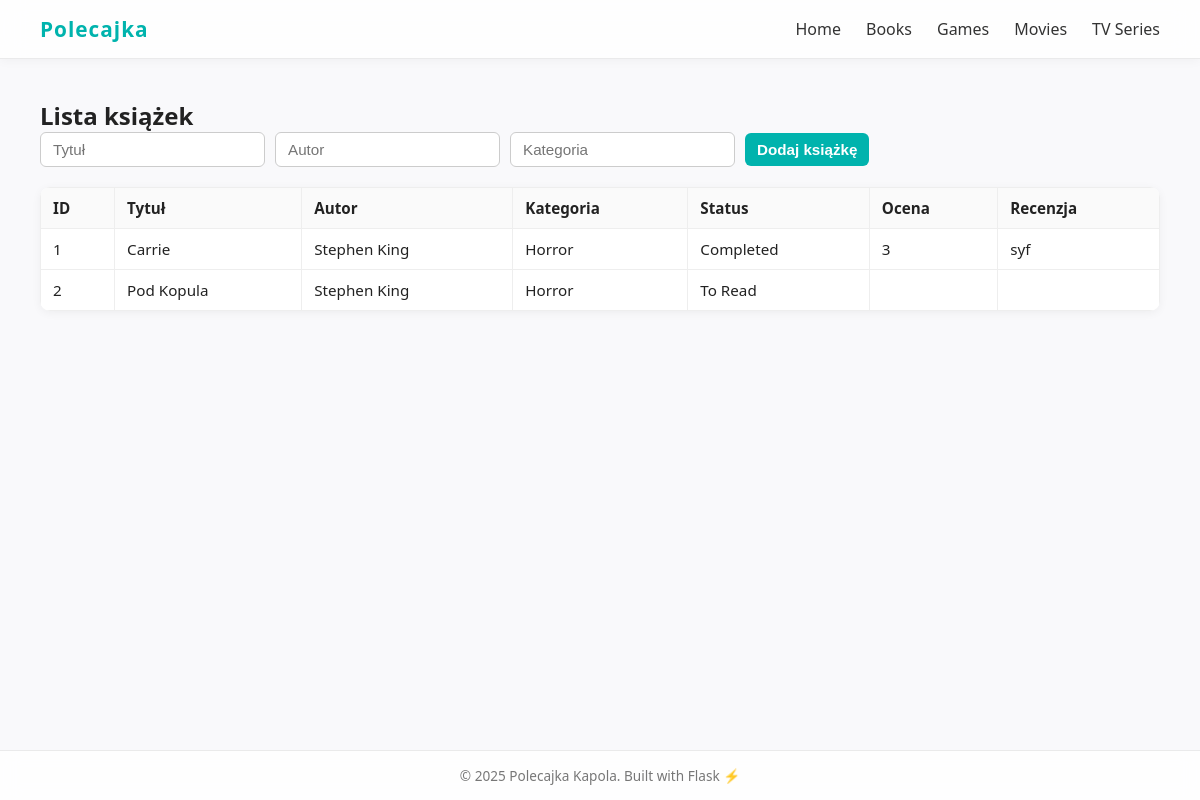
Before: /books with the older database file.
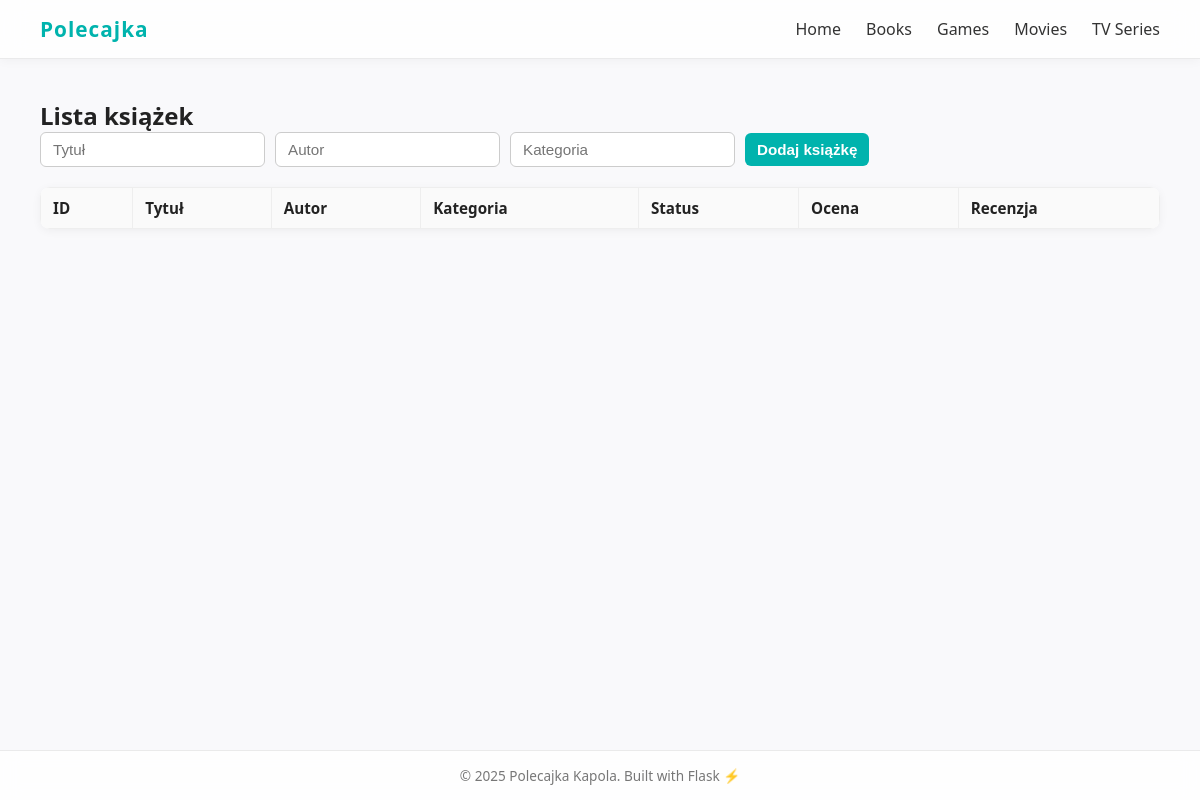
After: the same page with the newer database file.
### tables this page shows
CREATE TABLE reviews (
    id INTEGER PRIMARY KEY AUTOINCREMENT,
    book_id INTEGER,
    rating INTEGER,
    review TEXT,
    date_finished TEXT,
    FOREIGN KEY(book_id) REFERENCES books(id) ON DELETE CASCADE
);

CREATE TABLE "books" (
	"id"	INTEGER,
	"title"	TEXT NOT NULL,
	"author"	TEXT,
	"category"	TEXT,
	"status"	TEXT DEFAULT 'To Read',
	"date_added"	TEXT,
	PRIMARY KEY("id" AUTOINCREMENT)
);

### app.py (the view)
@app.route("/books")
def index():
    books = get_books()
    return render_template("index.html", books=books)

### app.py (called while the page is built)
def get_books():
    conn = get_connection()
    cur = conn.cursor()
    cur.execute("""
        SELECT b.id, b.title, b.author, b.category, b.status,
               r.rating, r.review
        FROM books b
        LEFT JOIN reviews r ON b.id = r.book_id
        ORDER BY b.date_added DESC
    """)
    books = cur.fetchall()
    conn.close()
    return books

### db_init.py (called while the page is built)
def get_connection():
    conn = sqlite3.connect(DB_NAME)
    conn.row_factory = sqlite3.Row
    conn.execute("PRAGMA foreign_keys = ON")  # 🔥 włącza klucze obce
    return conn

### templates/index.html (shortened to what this page needs)
{% extends "base.html" %}
{% block content %}
<h2>Lista książek</h2>
<form action="{{ url_for('add') }}" method="POST">
    <input type="text" name="title" placeholder="Tytuł" required>
    <input type="text" name="author" placeholder="Autor">
    <input type="text" name="category" placeholder="Kategoria">
    <button type="submit">Dodaj książkę</button>
</form>
<table id="books-table" class="display">
    <thead>
        <tr>
            <th>ID</th>
            <th>Tytuł</th>
            <th>Autor</th>
            <th>Kategoria</th>
            <th>Status</th>
            <th>Ocena</th>
            <th>Recenzja</th>
        </tr>
    </thead>
    <tbody>
        {% for book in books %}
            <tr data-id="{{ book['id'] }}">
                <td>{{ book['id'] }}</td>
                <td>{{ book['title'] }}</td>
                <td>{{ book['author'] }}</td>
                <td>{{ book['category'] }}</td>
                <td>{{ book['status'] }}</td>
                <td>{{ book['rating'] or '' }}</td>
                <td>{{ book['review'] or '' }}</td>
            </tr>
        {% endfor %}
    </tbody>
</table>
{% endblock %}

### templates/base.html (shortened to what this page needs)
<!DOCTYPE html>
<html lang="en">
<head>
    <link rel="stylesheet" href="{{ url_for('static', filename='style.css') }}">
    <link rel="stylesheet" href="https://cdn.datatables.net/2.1.8/css/dataTables.dataTables.min.css">
</head>
<body>
    <nav>
        <div class="logo" onclick="window.location.href='/'">Polecajka</div>
        <div class="nav-links">
            <a href="/">Home</a>
            <a href="/books">Books</a>
            <a href="/games">Games</a>
            <a href="/movies">Movies</a>
            <a href="/series">TV Series</a>
        </div>
    </nav>
    <main>
        {% block content %}{% endblock %}
    </main>
    <footer>
        <p>© 2025 Polecajka Kapola. Built with Flask ⚡</p>
    </footer>
</body>
</html>

### static/style.css (style rules this page uses)
* { margin: 0; padding: 0; box-sizing: border-box; }
body { font-family: 'Segoe UI', Roboto, sans-serif; background: #f9f9fb; color: #222; min-height: 100vh; display: flex; flex-direction: column; }
nav { display: flex; justify-content: space-between; align-items: center; background: #ffffffcc; backdrop-filter: blur(12px); border-bottom: 1px solid rgba(0, 0, 0, 0.08); padding: 15px 40px; position: sticky; top: 0; z-index: 10; box-shadow: 0 2px 10px rgba(0, 0, 0, 0.04); }
.logo { font-size: 1.3rem; font-weight: 700; color: #00b3ad; letter-spacing: 1px; cursor: pointer; transition: color 0.3s, transform 0.3s; }
.nav-links { display: flex; gap: 25px; }
.nav-links a { color: #333; text-decoration: none; font-size: 1rem; font-weight: 500; transition: color 0.25s, transform 0.25s; position: relative; }
.nav-links a::after { content: ""; position: absolute; left: 0; bottom: -4px; width: 0; height: 2px; background: #00b3ad; transition: width 0.3s ease; }
main { flex: 1; padding: 40px; animation: fadeIn 0.4s ease-in; }
table { border-collapse: collapse; width: 100%; background: white; border-radius: 10px; overflow: hidden; box-shadow: 0 2px 10px rgba(0,0,0,0.05); margin-top: 20px; }
th, td { border: 1px solid #eee; padding: 10px 12px; text-align: left; font-size: 0.95rem; }
th { background: #fafafa; font-weight: 600; }
form { margin-bottom: 15px; display: flex; gap: 10px; flex-wrap: wrap; align-items: center; }
input, button, select { padding: 8px 12px; border-radius: 6px; border: 1px solid #ccc; font-size: 0.95rem; }
button { background: #00b3ad; color: white; border: none; cursor: pointer; font-weight: 600; transition: background 0.25s, transform 0.1s; }
footer { text-align: center; padding: 15px; font-size: 0.85rem; color: #777; border-top: 1px solid rgba(0, 0, 0, 0.08); background: #ffffffcc; backdrop-filter: blur(10px); }

Changed rows visible on the page:
removed reviews: id "1", title "Carrie", author "Stephen King", category "Horror", status "Completed", rating "3", review "syf"
removed books: id "2", title "Pod Kopula", author "Stephen King", category "Horror", status "To Read"
